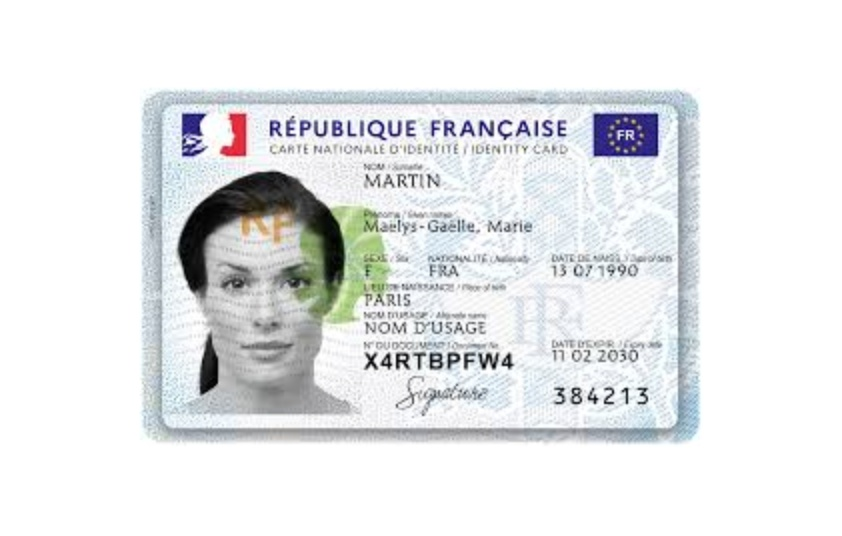
#> input picture distributeur/backend/scripts/scanner/identity/corrected/corrected_images.jpeg, 842 x 536 px
$ python extractText.py ../distributeur/backend/scripts/scanner/identity/corrected/corrected_images.jpeg
#> lines starting #> are read from the running program, lines starting #| are printed output that depends on the picture; after the words box and inside, x2 and y2 are one past the last pixel; in counts of white or black regions, pixels touching at a corner belong together
import cv2
import numpy as np
import pytesseract

def extract_text_from_image(img_path):
    img = cv2.imread(img_path)
#> img is the input picture: shape (536, 842, 3); mean B, G, R 233.8, 232.6, 230.9

    if img is not None:
        gray = cv2.cvtColor(img, cv2.COLOR_BGR2GRAY)
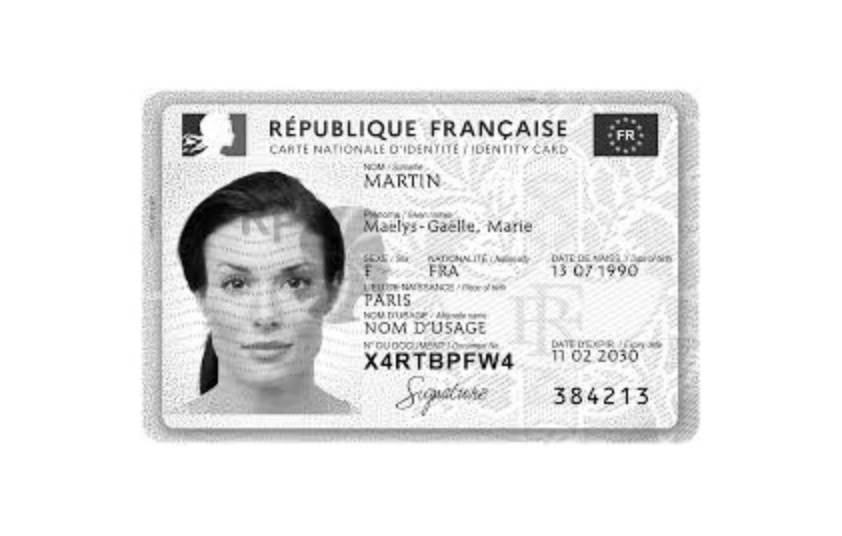
#> gray: shape (536, 842); min 0, max 255, mean 232.2
        gray = cv2.GaussianBlur(gray, (5, 5), 0)
        adaptive_thresh = cv2.adaptiveThreshold(
            gray,
            255,
            cv2.ADAPTIVE_THRESH_GAUSSIAN_C,
            cv2.THRESH_BINARY,
            11,
            2
        )
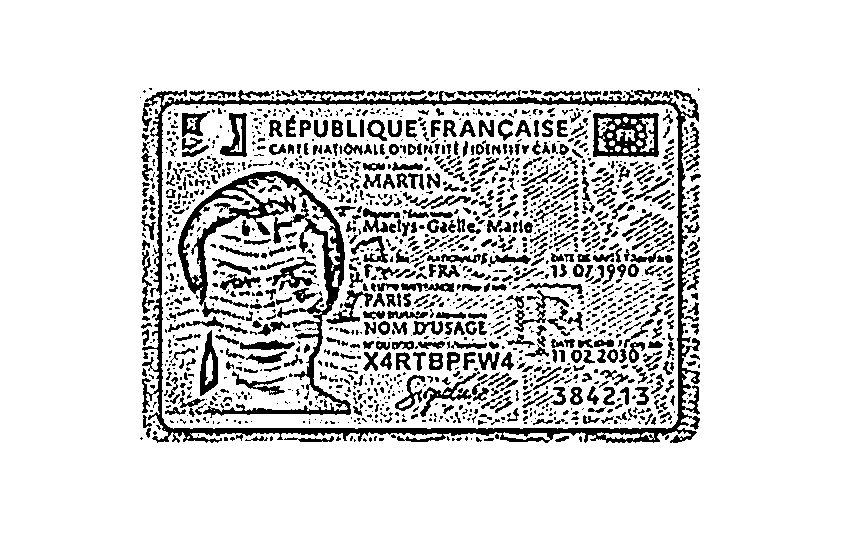
#> adaptive_thresh: shape (536, 842); 84.8% white; 1629 black regions (1022 under 20 px), largest, box (x1, y1, x2, y2) and area: (142, 90, 700, 443) 12135, (178, 171, 351, 418) 6972, (593, 113, 659, 157) 1770
        kernel = np.ones((1, 1), np.uint8)
        adaptive_thresh = cv2.dilate(adaptive_thresh, kernel, iterations=1)
        adaptive_thresh = cv2.erode(adaptive_thresh, kernel, iterations=1)

#> (the run stopped early here; a loop or call above may not have finished)
